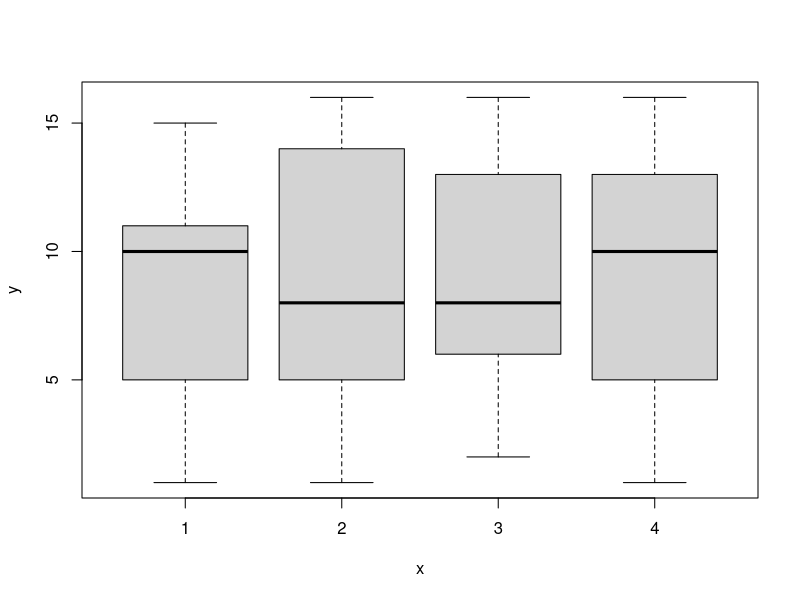
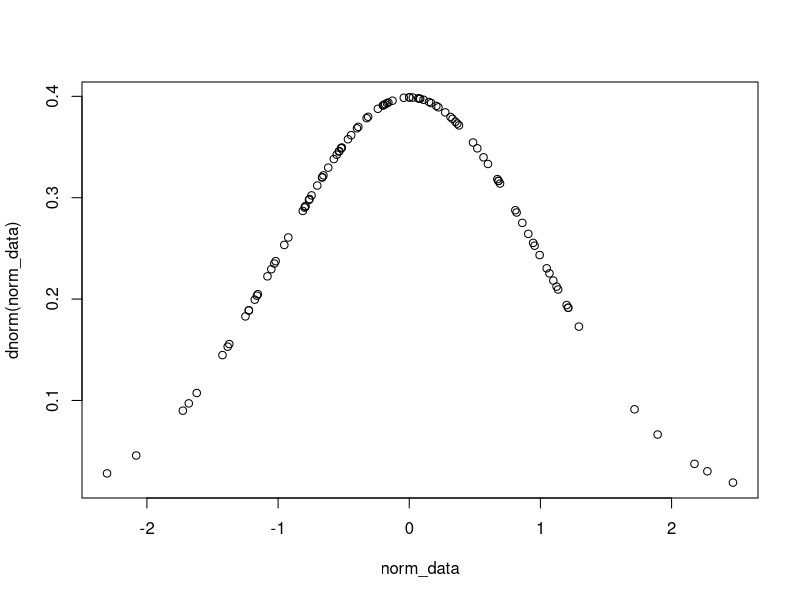
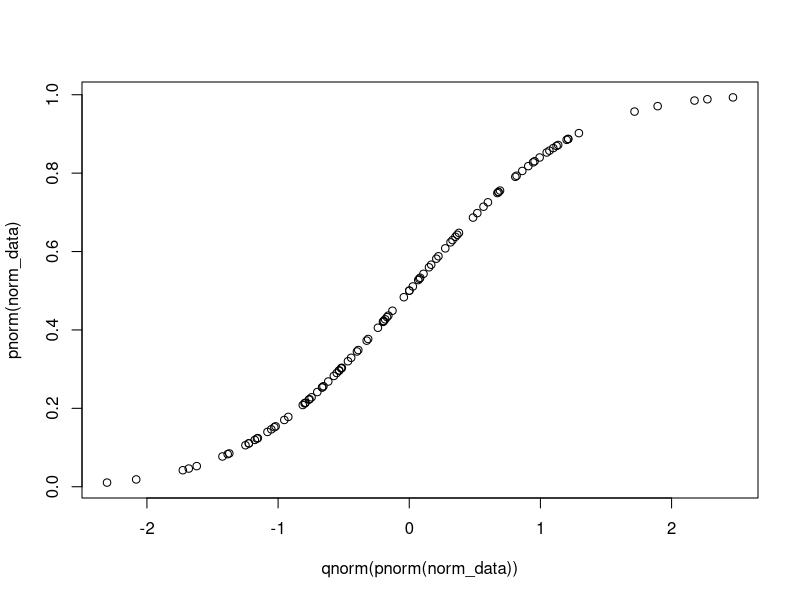

Generate these figures, in order, with R:
## ---- chunk 1
## 建議在此載入會使用的已安裝套件
knitr::opts_chunk$set(echo = TRUE) ## 文件內所有chunk的預設模式:顯示程式碼與執行結果
if(!require(dplyr)){  ## 如果套件未安裝，先執行安裝再載入
  install.packages("dplyr")  ## 執行前安裝套件
  library(dplyr)             ## 載入套件
} else {  ## 如果套件已經安裝，直接執行載入
  library(dplyr)             ## 載入套件
}
## ---- chunk 2
data(iris)
## ---- chunk 3
class(iris) ## 顯示物件型態
str(iris)   ## 顯示物作型態與資料結果
## ---- chunk 4
# 讀取格式化分欄的純文字檔
big5_01 <- read.table(file = "../data/5factor.txt", header = TRUE)
head(big5_01)

# 讀取逗號分欄的純文字檔
big5_02 <- read.csv(file = "../data/5factor.csv")
head(big5_02)
## ---- chunk 5
## 建議增加參數row.names = FALSE
## 寫入格式化分欄的純文字檔
write.table(head(big5_01), file = "big5_head.txt",row.names = FALSE)
## 寫入逗號分欄的純文字檔
write.csv(head(big5_02), file = "big5_head.csv",row.names = FALSE)
## ---- chunk 6
## 指派數值
a <- "apple"
## 建立函式
square <- function(x){
  squared = x*x
  return(squared)
}
## 檢視函式執行效果
square(7)
## ---- chunk 7
x1 <- c(2,4,6)              #直接列出數值
x2 <- 2:6                   #製造連續數值
x3 <- seq(2, 3, by = 0.5)   #製造連續數值
x4 <- rep(1:2, times=3)     #製造重覆數值
names(x2) <- c("apple","banana","orange","lemon","papaja") #為數值命名
## ---- chunk 8
sort(x4)   # 回傳排序的數值 
rev(x4)    # 顛倒數值順序 
table(x4)  # 表列數值次數
unique(x4) # 查看數值種類
## ---- chunk 9
x2[4]      # 第四位數值
x2[-4]     # 第四位之外的數值
x2[2:4]    # 第二到第四位數值
x2[-(2:4)]  # 第二到第四位之外的數值
x2[c(1,5)]  # 第一位和第五位數值
## ---- chunk 10
x3[x3==3]            # 等於3的數值
x3[which(x3==3)]     # 等於3的數值
x3[x3<3]             # 小於3的數值
x3[x3 %in% c(1,2,5)] # 符合集合{1, 2, 5}的數值
## ---- chunk 11
x2['apple']          # 命名是'apple'的數值
## ---- chunk 12
x <- 1:4

for (i in x) {
  j <- i + 10
  print(j)
}
## ---- chunk 13
i <- 2

while (i < 5) {
  print(i)
  i <- i + 1
}
## ---- chunk 14
i <- 2

if (i > 3) {
  print('Yes')
} else {
  print('No')
}
## ---- chunk 15
square <- function(x){
  squared = x*x
  return(squared)
}

square(7)
square(13)
## ---- chunk 16
m <- matrix(c(1:3,c(2,1,6),c(3,6,1)),nc=3)
m
n <- 0:2
n
## ---- chunk 17
m[2,] ## 取得第2列數值
m[,1] ## 取得第1欄數值
m[2,3] ## 取得第 2 列第 3 欄數值
## ---- chunk 18
t(m) ## 轉置矩陣
m %*% n ## 矩陣內積
solve(m,n) ## 解聯立方程式, m必須是對角矩陣
## ---- chunk 19
x <- c("Donald", "Trump")
y <- c("Joe","Biden")
paste(x,y,sep = "")
paste(x, collapse ='')
grep(pattern="D", x)
toupper(x)
tolower(x)
nchar(x)
## ---- chunk 20
df <- data.frame(x = 1:10, y = letters[1:10])
df$x     ## 索引x欄位數值
df[[2]]  ## 索引第2欄數值

df[,2]   ## 索引第2欄數值
df[2,]   ## 索引第2列數值
df[2,2]  ## 索引第2欄,第2列數值

head(df) ## 列印首6列數值
tail(df)
## ---- chunk 21
z <- runif(10)  ## 製造新欄位資料
d <- c(11,letters[11],runif(1))  ## 製造新列資料
df = cbind(df,z)
df
df = rbind(df,d)
df
## ---- chunk 22
x<-rep(1:4,each=25) 
factor(x)  ## 將向量轉換成因子，設定層次(levels)及層次順序
x<-1:100
cut(x,4)   ## 指定切割區間數，將向量轉換成因子
## ---- chunk 23
df <- data.frame(y = sample(1:16,size = 100,replace = TRUE), x = as.factor(rep(1:4,each=25)) )
plot(y ~ x,data=df)
## ---- chunk 24
l<-list(x= 1:5,
        y= c('a','b'),
        z= df)

l[[2]]      ## 取得第二個物件數值 
l[3]        ## 取得列表第三個物件名稱與數值
l$x         ## 取得列表x物件數值
l['z']      ## 取得列表z物件名稱與數值
## ---- chunk 25
x <- runif(10)
y <- rnorm(10)

log(x)	          ##自然對數  
exp(x)	          ##自然指數  
max(x)	          ##最大值
min(x)	          ##最小值
round(exp(x), 2)  ##顯示數值到小數點第2位
signif(log(x), 3) ##小數點第3位起簡寫數值
quantile(x)       ##百分位數
rank(x)           ##次序位數
sum(x)            ##總和  
mean(x)           ##平均
median(x)         ##中位數
var(x)            ##樣本變異數
sd(x)             ##樣本標準差
cor(x,y)          ##相關
## ---- chunk 26
prop.test(x,seq(10,100,by=10))   ## 分組平均比例顯著性考驗
t.test(x,y)                      ## 獨立分組平均數 t檢定
group <- factor(rep(c("a","b","c"),c(3,3,4) ))
pairwise.t.test(x,group)    ## 計算t檢定的相依樣本變數相關性

aov.1 <- aov(x~group)                ## 變異數分析
lm.1 <- lm(x~group)                 ## 線性模型
glm.1 <- glm(x~group)                ## 通用線性模型

summary(glm.1)                   ## 簡報變異數分析, 線性模型, 通用線性模型
## ---- chunk 27
##常態分佈
norm_data <- rnorm(100)   ## 製造隨機變數
pnorm(norm_data)          ## 累積機率函數
dnorm(norm_data)          ## 機率密度函數
qnorm(pnorm(norm_data))   ## 量數 = 隨機變數

## ---- chunk 28
plot(dnorm(norm_data)~norm_data)  ## 視覺化機率密度函數
plot(pnorm(norm_data)~qnorm(pnorm(norm_data)))  ## 視覺化累積機率函數
